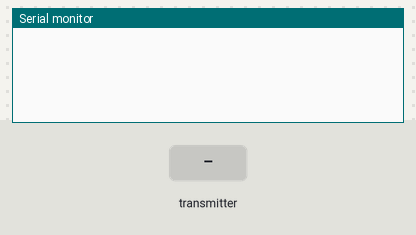
Recording of a sketch running on a simulated ESP32. Parts: the last lines printed to the serial monitor. The test bench sets the inputs (shaded band).

Above: at 1.2 s.
1.3 s: the transmitter starts sending RFID = 0
At 1.66 s:
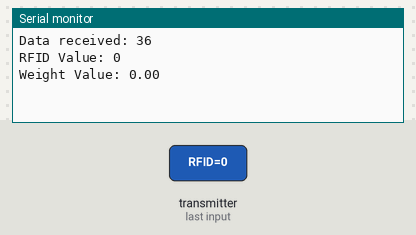
2.8 s: the transmitter starts sending Weight = 25
At 3.16 s:
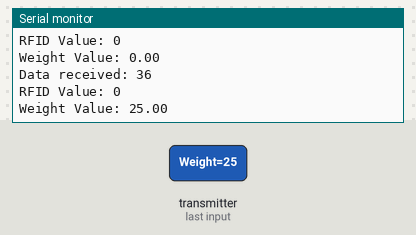
4.3 s: the transmitter starts sending RFID = 1
5.8 s: the transmitter starts sending Weight = 50
At 6.16 s:
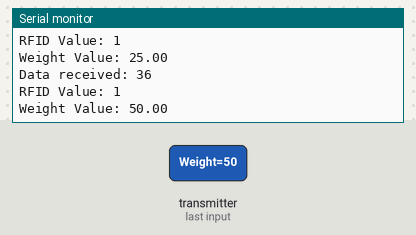
Timing chart, 0 to 8.3 s (numbered marks = the images above; inputs shaded):
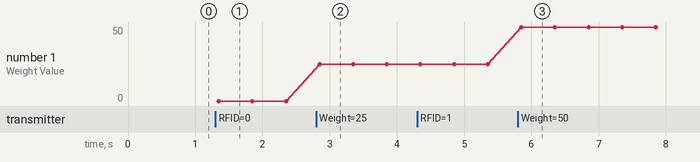

Measured:
- after the input at 1.3 s, the serial monitor: prints a new line after 0.05 s (image 1)
- after the input at 2.8 s, the serial monitor: prints a new line after 0.05 s (image 2)
- after the input at 5.8 s, the serial monitor: prints a new line after 0.05 s (image 3)
- plotted number 1: 0 → 25 after the input at 2.8 s, 25 → 50 after the input at 5.8 s

The sketch:

CameraRecieverCode.ino
```cpp
/*
  ESP-NOW Demo - Receive
  esp-now-demo-rcv.ino
  Reads data from Initiator

  DroneBot Workshop 2022
  https://dronebotworkshop.com
*/

// Include Libraries
#include <esp_now.h>
#include <WiFi.h>

// Define a data structure
typedef struct struct_message {
  char RFID[32];
  float Weight;
} struct_message;

// Create a structured object
struct_message myData;


// Callback function executed when data is received
void OnDataRecv(const esp_now_recv_info_t *info, const uint8_t *incomingData, int len) {
  memcpy(&myData, incomingData, sizeof(myData));
  Serial.print("Data received: ");
  Serial.println(len);
  Serial.print("RFID Value: ");
  Serial.println(myData.RFID);
  Serial.print("Weight Value: ");
  Serial.println(myData.Weight);
  Serial.println();
}

void setup() {
  // Set up Serial Monitor
  Serial.begin(115200);

  // Set ESP32 as a Wi-Fi Station
  WiFi.mode(WIFI_STA);

  // Initilize ESP-NOW
  if (esp_now_init() != ESP_OK) {
    Serial.println("Error initializing ESP-NOW");
    return;
  }

  // Register callback function
  esp_now_register_recv_cb(OnDataRecv);
}

void loop() {

}
```
